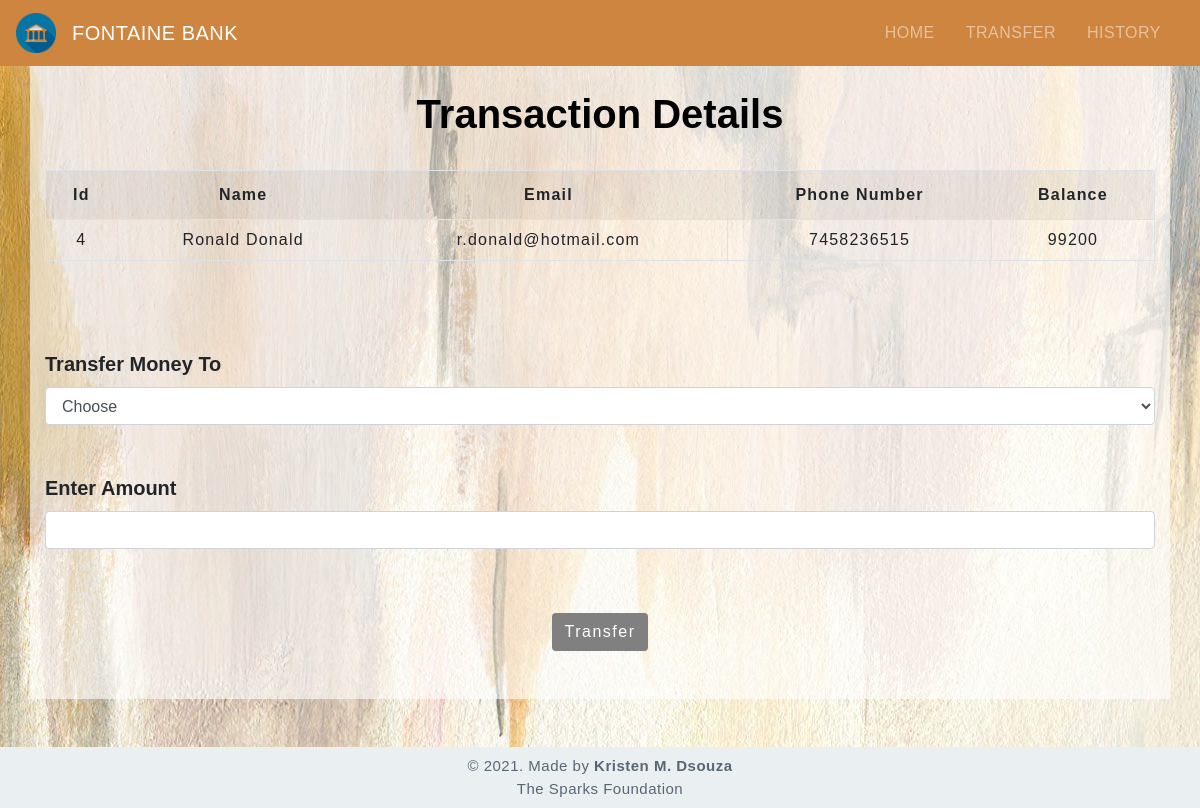
Page /selecteduserdetail.php?sno=4 on the committed database.
### tables this page shows
CREATE TABLE `users` (
  `SNO` int(3) NOT NULL,
  `NAME` text NOT NULL,
  `EMAIL` varchar(30) NOT NULL,
  `PH_NO` varchar(10) NOT NULL,
  `BALANCE` int(8) NOT NULL
);

### selecteduserdetail.php (the view, shortened to what this page needs)
<!DOCTYPE html>
<html lang="en">
<head>
    <link rel="stylesheet" href="https://maxcdn.bootstrapcdn.com/bootstrap/4.0.0/css/bootstrap.min.css">
    <link rel="stylesheet" type="text/css" href="css/style.css">
    <link rel="stylesheet" type="text/css" href="css/table.css">
    <link rel="stylesheet" type="text/css" href="css/navbar.css">
</head>
<body>
<?php
  include 'navbar.php';
?>
<div  style="background:url('img/background.jpg');">
	<div class="container" style="background-color:rgb(255, 255, 255, .6);">
        <h1 class="text-center pt-4" style="color:black;">Transaction Details</h1>
            <?php
                include 'config.php';
                $sid=$_GET['sno'];
                $sql = "SELECT * FROM  users where sno =$sid";
                $result=mysqli_query($conn,$sql);
                $rows=mysqli_fetch_assoc($result);
            ?>
            <form method="post" name="tcredit" class="tabletext" ><br>
        <div>
            <table class="table table-striped table-condensed table-bordered">
                <tr>
                    <th class="text-center">Id</th>
                    <th class="text-center">Name</th>
                    <th class="text-center">Email</th>
                    <th class="text-center">Phone Number</th>
                    <th class="text-center">Balance</th>
                </tr>
                <tr>
                    <td class="py-2"><?php echo $rows['SNO'] ?></td>
                    <td class="py-2"><?php echo $rows['NAME'] ?></td>
                    <td class="py-2"><?php echo $rows['EMAIL'] ?></td>
                    <td class="py-2"><?php echo $rows['PH_NO'] ?></td>
                    <td class="py-2"><?php echo $rows['BALANCE'] ?></td>
                </tr>
            </table>
        </div>
        <br><br><br>
        <label class="label">Transfer Money To</label>
        <select name="to" class="form-control" required>
            <option value="" disabled selected>Choose</option>
            </select>
            <div>
        <br>
        <br>
            <label class="label">Enter Amount</label>
            <input type="number" class="form-control" name="amount" required>
            <br><br>
                <div class="text-center" >
            <button class="btn mt-3" name="submit" type="submit" id="myBtn">Transfer</button>
            </div>
                 </div>
        </form>
        <br>
        <br>
    </div>
        <footer class="text-center mt-5 py-2">
            <p>&copy 2021. Made by <b>Kristen M. Dsouza</b> <br> The Sparks Foundation</p>
        </footer>
    </div>
</body>
</html>

### css/style.css (style rules this page uses)
* { padding: 0; margin: 0; box-sizing: border-box; font-family: sans-serif; }
h1 { font-weight: bold; transition: 0.5s; text-align: center; }
button { border:none; border-radius: 8px; padding: 10px; background: grey; color:white; letter-spacing: 1.5px; font-size: 15px; transition: 0.5s; }
footer { color:#586776; background-color:#EAF0F1; letter-spacing: 0.5px; }
footer p { margin: 0; font-size: 15px; }

### css/table.css (style rules this page uses)
* { padding: 0; margin: 0; box-sizing: border-box; font-family: sans-serif; }
table { letter-spacing: 1.2px; }
td { text-align: center; }

### selecteduserdetail.php (style rules this page uses)
.label { font-size: 20px; font-weight: bold; }

### rows in the picture
users: SNO "4", NAME "Ronald Donald", EMAIL "r.donald@hotmail.com", PH_NO "7458236515", BALANCE "99200"
